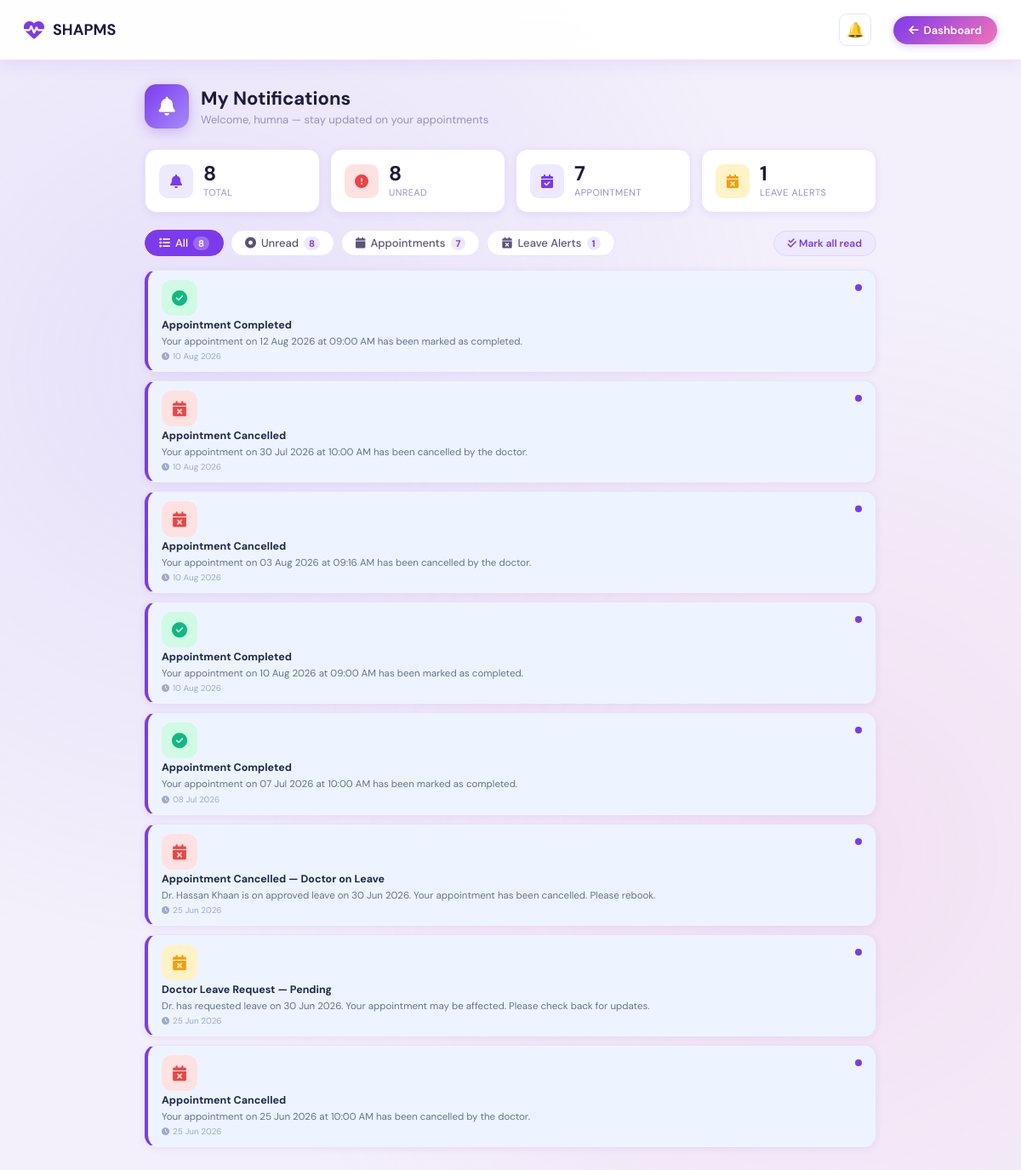
The app's page /patientnotification.php (signed in) with its own data.
### tables this page shows
CREATE TABLE `users` (
  `user_id` int(11) NOT NULL,
  `full_name` varchar(100) NOT NULL,
  `username` varchar(50) NOT NULL,
  `email` varchar(100) NOT NULL,
  `cnic` varchar(20) DEFAULT NULL,
  `password_hash` varchar(255) NOT NULL,
  `role` enum('admin','department_head','doctor','nurse','patient','receptionist','pharmacist','lab') DEFAULT NULL,
  `status` enum('pending','active','inactive','rejected') DEFAULT 'pending',
  `approved_by` int(11) DEFAULT NULL,
  `created_at` timestamp NOT NULL DEFAULT current_timestamp(),
  `otp_code` varchar(6) DEFAULT NULL,
  `otp_expiry` datetime DEFAULT NULL,
  `age` int(3) DEFAULT NULL,
  `gender` enum('Male','Female','Other') DEFAULT 'Other',
  `contact` varchar(20) DEFAULT NULL,
  `address` varchar(255) DEFAULT NULL,
  `profile_image` varchar(255) DEFAULT NULL,
  `department_id` int(11) DEFAULT NULL,
  `responsibility` varchar(50) DEFAULT NULL,
  `shift` varchar(20) DEFAULT NULL,
  `performance_rating` int(11) DEFAULT 0,
  `height` float DEFAULT NULL
);

CREATE TABLE `notifications` (
  `id` int(11) NOT NULL,
  `user_id` int(11) NOT NULL,
  `role` varchar(30) NOT NULL,
  `type` varchar(40) NOT NULL,
  `title` varchar(150) NOT NULL,
  `message` text NOT NULL,
  `link` varchar(255) DEFAULT NULL,
  `is_read` tinyint(1) DEFAULT 0,
  `created_at` datetime DEFAULT current_timestamp()
);

### patientnotification.php (the view, shortened to what this page needs)
<?php
$conn = new mysqli("localhost", "root", "", "SHAPMS");
$user_id = (int)$_SESSION['user_id'];
$filter = $_GET['filter'] ?? 'all';
$where = "WHERE user_id=? AND role='patient'";
$stmt = $conn->prepare("SELECT id, type, title, message, link, is_read, created_at FROM notifications $where ORDER BY created_at DESC");
$stmt->bind_param("i", $user_id);
$stmt->execute();
$notifications = $stmt->get_result()->fetch_all(MYSQLI_ASSOC);
$count_stmt = $conn->prepare("SELECT
    COUNT(*) AS total,
    SUM(is_read=0) AS unread,
    SUM(type='appointment') AS appt_count,
    SUM(type='leave') AS leave_count
    FROM notifications WHERE user_id=? AND role='patient'");
$count_stmt->bind_param("i", $user_id);
$count_stmt->execute();
$counts = $count_stmt->get_result()->fetch_assoc();
$un = $conn->prepare("SELECT full_name FROM users WHERE user_id=?");
$un->bind_param("i", $user_id);
$un->execute();
$un->bind_result($patient_name);
?>
<!DOCTYPE html>
<html lang="en">
<head>
<link rel="stylesheet" href="https://cdnjs.cloudflare.com/ajax/libs/font-awesome/6.4.0/css/all.min.css">
</head>
<body>
<header>
    <div class="logo">
        <i class="fas fa-heartbeat"></i>
        <span>SHAPMS</span>
    </div>
    <div class="header-right">
        <?php include __DIR__ . '/includes/notification_widget.php'; ?>
        <a href="patientdashboard.php" class="back-btn">
            <i class="fas fa-arrow-left"></i> Dashboard
        </a>
    </div>
</header>
<div class="wrap">
    <div class="page-title">
        <div class="pt-icon"><i class="fas fa-bell"></i></div>
        <div>
            <div class="pt-title">My Notifications</div>
            <div class="pt-sub">Welcome, <?= htmlspecialchars($patient_name) ?> — stay updated on your appointments</div>
        </div>
    </div>
    <div class="stats-row">
        <div class="stat-card">
            <div class="stat-icon" style="background:#ede9fe;color:#7c3aed;"><i class="fas fa-bell"></i></div>
            <div>
                <div class="stat-val"><?= (int)($counts['total'] ?? 0) ?></div>
                <div class="stat-lbl">Total</div>
            </div>
        </div>
        <div class="stat-card">
            <div class="stat-icon" style="background:#fee2e2;color:#ef4444;"><i class="fas fa-circle-exclamation"></i></div>
            <div>
                <div class="stat-val"><?= (int)($counts['unread'] ?? 0) ?></div>
                <div class="stat-lbl">Unread</div>
            </div>
        </div>
        <div class="stat-card">
            <div class="stat-icon" style="background:#ede9fe;color:#7c3aed;"><i class="fas fa-calendar-check"></i></div>
            <div>
                <div class="stat-val"><?= (int)($counts['appt_count'] ?? 0) ?></div>
                <div class="stat-lbl">Appointment</div>
            </div>
        </div>
        <div class="stat-card">
            <div class="stat-icon" style="background:#fef3c7;color:#f59e0b;"><i class="fas fa-calendar-xmark"></i></div>
            <div>
                <div class="stat-val"><?= (int)($counts['leave_count'] ?? 0) ?></div>
                <div class="stat-lbl">Leave Alerts</div>
            </div>
        </div>
    </div>
    <div class="filter-row">
        <a href="?filter=all"         class="filter-tab <?= $filter==='all'?'active':'' ?>">
            <i class="fas fa-list"></i> All <span class="fc"><?= (int)($counts['total'] ?? 0) ?></span>
        </a>
        <a href="?filter=unread"      class="filter-tab <?= $filter==='unread'?'active':'' ?>">
            <i class="fas fa-circle-dot"></i> Unread <span class="fc"><?= (int)($counts['unread'] ?? 0) ?></span>
        </a>
        <a href="?filter=appointment" class="filter-tab <?= $filter==='appointment'?'active':'' ?>">
            <i class="fas fa-calendar"></i> Appointments <span class="fc"><?= (int)($counts['appt_count'] ?? 0) ?></span>
        </a>
        <a href="?filter=leave"       class="filter-tab <?= $filter==='leave'?'active':'' ?>">
            <i class="fas fa-calendar-xmark"></i> Leave Alerts <span class="fc"><?= (int)($counts['leave_count'] ?? 0) ?></span>
        </a>
        <?php if ((int)($counts['unread'] ?? 0) > 0): ?>
        <a href="?mark_all=1" class="mark-all-btn">
            <i class="fas fa-check-double"></i> Mark all read
        </a>
        <?php endif; ?>
    </div>
    <div class="notif-list">
        <?php if (empty($notifications)): ?>
        <div class="empty-state">
            <i class="fas fa-bell-slash"></i>
            <strong>No notifications yet</strong>
            <p>You're all caught up! Notifications about your appointments will appear here.</p>
        </div>
        <?php else: ?>
            <?php foreach ($notifications as $n):
                $icon_class = 'default';
                $icon = 'fa-bell';
                if ($n['type'] === 'appointment') {
                    if (stripos($n['title'], 'cancel') !== false || stripos($n['title'], 'leave') !== false) {
                        $icon_class = 'cancelled'; $icon = 'fa-calendar-xmark';
                    } elseif (stripos($n['title'], 'complet') !== false) {
                        $icon_class = 'completed'; $icon = 'fa-circle-check';
                    } else {
                        $icon_class = 'appointment'; $icon = 'fa-calendar-check';
                    }
                } elseif ($n['type'] === 'leave') {
                    $icon_class = 'leave'; $icon = 'fa-calendar-xmark';
                } elseif ($n['type'] === 'shift') {
                    $icon_class = 'shift'; $icon = 'fa-clock';
                }
                $diff = time() - strtotime($n['created_at']);
                if ($diff < 60) $time_ago = 'just now';
                elseif ($diff < 3600) $time_ago = floor($diff/60) . 'm ago';
                elseif ($diff < 86400) $time_ago = floor($diff/3600) . 'h ago';
                else $time_ago = date("d M Y", strtotime($n['created_at']));
            ?>
            <a href="?read=<?= $n['id'] ?><?= $n['link'] ? '&goto='.urlencode($n['link']) : '' ?>"
               class="notif-item <?= $n['is_read'] ? '' : 'unread' ?>"
               onclick="<?= $n['link'] ? "setTimeout(()=>window.location='".htmlspecialchars($n['link'])."',100)" : '' ?>">
                <?php if (!$n['is_read']): ?>
                <div class="unread-dot"></div>
                <?php endif; ?>
                <div class="ni-icon <?= $icon_class ?>">
                    <i class="fas <?= $icon ?>"></i>
                </div>
                <div class="ni-content">
                    <div class="ni-title"><?= htmlspecialchars($n['title']) ?></div>
                    <div class="ni-msg"><?= htmlspecialchars($n['message']) ?></div>
                    <div class="ni-time">
                        <i class="fas fa-clock" style="font-size:9px"></i>
                        <?= $time_ago ?>
                    </div>
                </div>
            </a>
            <?php endforeach; ?>
        <?php endif; ?>
    </div>
</div>
</body>
</html>

### includes/notification_widget.php (style rules this page uses)
.notif-item { display:flex;flex-direction:column;gap:3px;padding:11px 16px;border-bottom:1px solid #f1f4fb;cursor:pointer;text-decoration:none; }
.notif-item.unread { background:#eef4ff; }
.notif-item .ni-title { font-size:.78rem;font-weight:700;color:#1e2a4a; }
.notif-item .ni-msg { font-size:.72rem;color:#64748b;line-height:1.4; }
.notif-item .ni-time { font-size:.62rem;color:#9babc9;margin-top:2px; }

### records on screen
users: full_name "humna"
notifications: is_read 0 (drawn), title "Appointment Completed", message "Your appointment on 12 Aug 2026 at 09:00 AM has been marked as completed.", created_at "10 Aug 2026"
notifications: is_read 0 (drawn), title "Appointment Cancelled", message "Your appointment on 30 Jul 2026 at 10:00 AM has been cancelled by the doctor.", created_at "10 Aug 2026"
notifications: is_read 0 (drawn), title "Appointment Cancelled", message "Your appointment on 03 Aug 2026 at 09:16 AM has been cancelled by the doctor.", created_at "10 Aug 2026"
notifications: is_read 0 (drawn), title "Appointment Completed", message "Your appointment on 10 Aug 2026 at 09:00 AM has been marked as completed.", created_at "10 Aug 2026"
notifications: is_read 0 (drawn), title "Appointment Completed", message "Your appointment on 07 Jul 2026 at 10:00 AM has been marked as completed.", created_at "08 Jul 2026"
notifications: is_read 0 (drawn), title "Appointment Cancelled — Doctor on Leave", message "Dr. Hassan Khaan is on approved leave on 30 Jun 2026. Your appointment has been cancelled. Please rebook.", created_at "25 Jun 2026"
notifications: is_read 0 (drawn), title "Doctor Leave Request — Pending", message "Dr. has requested leave on 30 Jun 2026. Your appointment may be affected. Please check back for updates.", created_at "25 Jun 2026"
notifications: is_read 0 (drawn), title "Appointment Cancelled", message "Your appointment on 25 Jun 2026 at 10:00 AM has been cancelled by the doctor.", created_at "25 Jun 2026"

### other values on screen
$counts['total'] "8"
$counts['unread'] "8"
$counts['appt_count'] "7"
$counts['leave_count'] "1"
